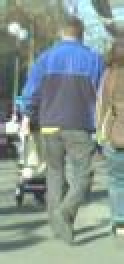
#> input picture DataKeep/Picture/HOC/test/Test_b/norm_0002001 (3).jpg, 62 x 132 px, given as the content of the folder ./DataKeep/Picture/Charhan/, which was not available (shown 2 times larger)
$ jupyter execute --allow-errors BodyConfig.ipynb   (shell and % lines are left out)   (Python 2 division)
#> lines starting #> are read from the running program, lines starting #| are printed output that depends on the picture; pictures that were not available may be replaced by others from this repository, and a replacement may not be noted
[cell 1]
print "Each Type"
#> (the rest of this cell did not finish here and is left out)

[cell 2]
# coding:utf-8
%pylab inline
import matplotlib.pyplot as plt
import numpy as np
from sklearn.datasets import fetch_mldata
from chainer import cuda, Variable, FunctionSet,\
     optimizers,Chain,serializers
import chainer.functions  as F
import sys

import time


import cv2

import os


#np.random.seed(0)

[cell 3]
def to_plot(img):
    return cv2.cvtColor(img, cv2.COLOR_BGR2RGB)
def to_grayscale(img):
    grayed = cv2.cvtColor(img, cv2.COLOR_BGR2GRAY)
    return grayed
def blur(img):
    filtered = cv2.GaussianBlur(img, (11, 11), 0,0)
    return filtered
# [4 lines left out: function threshold, not called in this run]

[cell 4]
def draw_img(img,title):
    img=img.astype(np.uint8)
    plt.tick_params(labelbottom="off")
    plt.tick_params(labelleft="off")
    plt.title(title,size=8)
    if len(img.shape)==3 :
        if img.shape[0]==1:
            h,w=img.shape[1:]
            img=img.reshape(h,w)
            draw_img(img)
        else:
            plt.imshow(to_plot(img))
    else:
        plt.gray()
        plt.imshow(img)
def draw_imgSet(imgset,labelset,cate,tate=1,yoko=3):
    plt.figure(figsize=(10,10))
    for idx in range(tate*yoko):
        img = imgset[idx]
        label = labelset[idx]
        title = cate[label]
        plt.subplot(tate, yoko, idx+1)
        draw_img(img,title)

[cell 5]
def makeImgSet(N,FolderName,label):
    try :
        imgset = []
        img_list = os.listdir('./DataKeep/Picture/'+FolderName+'/')
        kakutyousi_list = []
    except OSError:
        print "\n\n"+FolderName+\
        "フォルダが見つからないよ!!!\n\n"
        raise
    #print img_list
    print FolderName,'フォルダ'
    val = 0
    for img_name in (img_list):
        kakutyousi = img_name.split(".")[1]
        if kakutyousi not in kakutyousi_list:
            kakutyousi_list.append(kakutyousi)
        if '.jpg' in img_name or '.jpeg' in img_name \
        or '.png' in img_name or '.JPG' in img_name:
            img =cv2.imread\
            ('./DataKeep/Picture/'+FolderName+'/'+img_name)
            #print "画像"+img_name+"を読み込みました"
            val+=1
            imgset.append(img)
        if val==N:
            break
    print "存在する拡張子:",kakutyousi_list
    print len(imgset),'枚画像読み込み完了！！\
    \n-------------------------------'
    label=np.zeros((len(imgset)))+label
    label = label.astype(np.int32)
    return imgset,label

def makeDataList(folder_list,N_array):
    class_num = len(folder_list)
    data_list = []
    label_list = []

    print "-------------------------------"
    for i in range(class_num):
        imgset , label = makeImgSet(N_array[i],folder_list[i], i)
#> in makeImgSet, img is the input picture: shape (132, 62, 3); mean B, G, R 143.3, 149.5, 134.9
#| 1 枚画像読み込み完了！！
#| -------------------------------
#> in makeImgSet, `label=np.zeros((len(imgset)))+label`: label = [0]
#> imgset = 1 item; label = [0]
        data_list.append(imgset)
        label_list.append(label)
#> pass 2 of the loop in makeDataList, `for i in range(class_num):`:
#| 1 枚画像読み込み完了！！
#| -------------------------------
#> in makeDataList, `imgset , label = makeImgSet(N_array[i],folder_list[i], i)`: label = [1]
    return data_list , label_list
def gattaiResize(data_list,label_list,h,w):
    class_num = len(data_list)
    c = 3
    sum_N = 0
    for i in range(class_num):
        N = len(data_list[i])
        sum_N+=N
        imgset=[0]*len(data_list[i])
        imgset[:]=data_list[i][:]
        label = label_list[i]
        for j in range(N):
            imgset[j]=cv2.resize(imgset[j],(w,h))
        imgset = np.array(imgset)
        if i== 0:
            dataset = imgset
            g_label = label
        elif i >= 1:
            dataset = np.vstack((dataset,imgset))
            g_label=np.hstack((g_label,label))

    dataset = dataset.astype(np.uint8)
    g_label = g_label.astype(np.int32)
    return dataset,g_label
def shuffle(dataset,g_label):
    N,h,w,c = dataset.shape

    s_dataset = np.zeros_like(dataset)
    s_dataset[:]=dataset[:]
    s_label = np.zeros_like(g_label)
    s_label[:]=g_label[:]

    s_dataset = s_dataset.reshape(N,h*w*c)
    if s_label.shape[0] != N:
        print "ラベルとdatasetのサイズが不一致"
    dataset_label = np.column_stack((s_dataset,s_label))
    np.random.shuffle(dataset_label)
    s_dataset = dataset_label[:,:h*w*c]
    s_label = dataset_label[:,h*w*c:]

    s_dataset = s_dataset.reshape(N,h,w,c)
    s_dataset = s_dataset.astype(np.uint8)

    s_label = s_label.ravel()
    s_label = s_label.astype(np.int32)
    return s_dataset,s_label
def preparColorGray(dataset):
    N,h,w = dataset.shape[0:3]
    #プロット用のカラー画像準備
    color_x = dataset
    #グレースケール画像準備
    gray_x=np.zeros((N,h,w))
    for i in range(N):
        gray_x[i]=cv2.cvtColor(color_x[i],cv2.COLOR_BGR2GRAY)
    gray_x = gray_x.astype(np.uint8)
    x=gray_x.reshape(N,1,h,w)
    #x  /= 255
    x=x.astype(np.float32)
    return color_x , gray_x , x
def TrainTestBunkatu(N,N_train,x,label):
    x_train, x_test , x_notUse = np.split(x, [N_train,N])
    y_train, y_test , y_notUse = np.split(label, [N_train,N])
    return x_train,x_test,y_train,y_test

[cell 6]
folder_list=["Charhan","Gyouza"]
#folder_list=["Jikken"]

cate = ["Charhan","Gyouza"]

#何枚の画像を読み込むか(フォルダ内の画像数より大きいとフォルダ内の画像全てが読み込まれる)
N_array=np.zeros((len(folder_list)),dtype=np.int32)+36000
#何枚の画像をNNに突っ込むか
N = 36000
#読み込んだ画像全てをNNに入れる場合
#N=np.sum(N_array)
h = 500
w = 250
#トレーニングデータの数
N_train = 30000

[cell 7]
data_list,label_list = makeDataList(folder_list,N_array)
#> data_list = 2 items; label_list = [[0], [1]]

[cell 8]
dataset,g_label = gattaiResize(data_list,label_list,h,w)
#> in gattaiResize, `class_num = len(data_list)`: class_num = 2
#> the loop in gattaiResize, `for i in range(class_num):` made 2 passes
#> (N, sum_N, imgset, label, g_label) on pass 1: (1, 1, [0], [0], [0])
#> (N, sum_N, imgset, label) on pass 2: (1, 2, [0], [1])
#> g_label = [0, 1]

[cell 9]
s_dataset,s_label = shuffle(dataset,g_label)
#> s_label = [1, 0]

[cell 10]
color_x , gray_x , x = preparColorGray(s_dataset)

[cell 11]
x_train,x_test,y_train,y_test=TrainTestBunkatu(N,N_train,x,g_label)
#> in TrainTestBunkatu, `x_train, x_test , x_notUse = np.split(x, [N_train,N])`: x_test = empty array
#> in TrainTestBunkatu, `y_train, y_test , y_notUse = np.split(label, [N_train,N])`: y_train = [0, 1]; y_test = empty array
#> x_test = empty array; y_train = [0, 1]; y_test = empty array

[cell 12]
Charhan = data_list[0][0:1]
#> Charhan = 1 item
Charhan_label = label_list[0][0:1]
#> Charhan_label = [0]

draw_imgSet(Charhan,Charhan_label,cate,1,1)
#> the loop in draw_imgSet, `for idx in range(tate*yoko):` made 1 pass

[cell 13]
img = Charhan[0]
jikken_label=np.zeros((50000),dtype=np.int32)

[cell 14]
def contrast(img):
    new_img = np.zeros_like(img)
    new_img[:] = img[:]
    # ルックアップテーブルの生成
    min_table = 50
    max_table = 205
    diff_table = max_table - min_table

    LUT_HC = np.arange(256, dtype = 'uint8' )
    LUT_LC = np.arange(256, dtype = 'uint8' )

    # ハイコントラストLUT作成
    for i in range(0, min_table):
        LUT_HC[i] = 0
    for i in range(min_table, max_table):
        LUT_HC[i] = 255 * (i - min_table) / diff_table
    for i in range(max_table, 255):
        LUT_HC[i] = 255

    # ローコントラストLUT作成
    for i in range(256):
        LUT_LC[i] = min_table + i * (diff_table) / 255

    # 変換
    high_cont_img = cv2.LUT(new_img, LUT_HC)
    low_cont_img = cv2.LUT(new_img, LUT_LC)

    high_cont_img = high_cont_img.astype(np.uint8)
    low_cont_img= low_cont_img.astype(np.uint8)
    return high_cont_img,low_cont_img

h_img , l_img = contrast(img)
jikken_imgset=[img , h_img , l_img]
draw_imgSet(jikken_imgset,jikken_label,cate,1,3)

[cell 15]
def gamma(img):
    new_img = np.zeros_like(img)
    new_img[:] = img[:]
    # ガンマ変換ルックアップテーブル
    gamma1 = 0.75
    gamma2 = 1.5

    LUT_G1 = np.arange(256, dtype = 'uint8' )
    LUT_G2 = np.arange(256, dtype = 'uint8' )

    for i in range(256):
        LUT_G1[i] = 255 * pow(float(i) / 255, 1.0 / gamma1)
        LUT_G2[i] = 255 * pow(float(i) / 255, 1.0 / gamma2)
    # 変換
    high_cont_img = cv2.LUT(new_img, LUT_G1)
    low_cont_img = cv2.LUT(new_img, LUT_G2)

    high_cont_img = high_cont_img.astype(np.uint8)
    low_cont_img= low_cont_img.astype(np.uint8)
    return high_cont_img,low_cont_img

[cell 16]
h_img2 , l_img2 = gamma(img)
#> in gamma, `low_cont_img = cv2.LUT(new_img, LUT_G2)`:
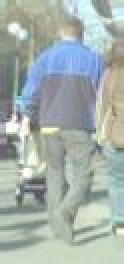
#> low_cont_img: shape (132, 62, 3) (shown 2 times larger); mean B, G, R 171.4, 176.5, 164.8
jikken_imgset=[img , h_img2 , l_img2]
draw_imgSet(jikken_imgset,jikken_label,cate,1,3)
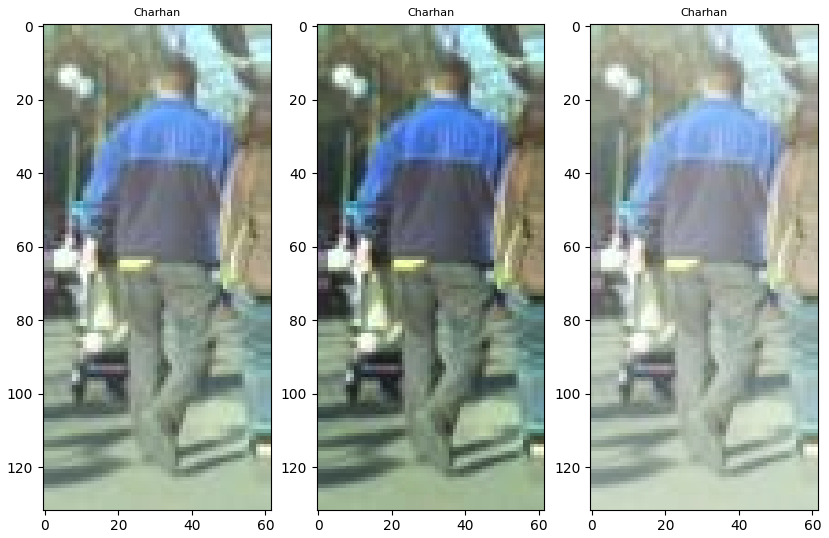
#> figure drawn by matplotlib, 3 panels

[cell 17]
def blur(img):
    new_img = np.zeros_like(img)
    new_img[:] = img[:]
    blured = cv2.blur(new_img, (10, 10))
    blured = blured.astype(np.uint8)
    return blured

[cell 18]
b_img =  blur(img)
jikken_imgset=[img , b_img]
draw_imgSet(jikken_imgset,jikken_label,cate,1,2)

[cell 19]
def noise(img):
    new_img = np.zeros_like(img)
    new_img[:] = img[:]
    row,col,ch= new_img.shape
    mean = 0
    sigma = 15
    gauss = np.random.normal(mean,sigma,(row,col,ch))
    gauss = gauss.reshape(row,col,ch)
    gauss_img = new_img + gauss
    gauss_img = gauss_img.astype(np.uint8)
    return gauss_img

[cell 20]
n_img =  noise(img)
jikken_imgset=[img , n_img]
draw_imgSet(jikken_imgset,jikken_label,cate,1,2)

[cell 21]
def SPnoise(img):
    new_img = np.zeros_like(img)
    new_img[:] = img[:]
    row,col,ch= new_img.shape

    s_vs_p = 0.5
    amount = 0.004
    sp_img = new_img.copy()

    # 塩モード
    num_salt = np.ceil(amount * new_img.size * s_vs_p)
    coords = [np.random.randint(0, i-1 , int(num_salt)) for i in new_img.shape]
    sp_img[coords[:-1]] = (255,255,255)

    # 胡椒モード
    num_pepper = np.ceil(amount* new_img.size * (1. - s_vs_p))
    coords = [np.random.randint(0, i-1 , int(num_pepper)) for i in new_img.shape]
    sp_img[coords[:-1]] = (0,0,0)

    sp_img = sp_img.astype(np.uint8)
    return sp_img

[cell 22]
sp_img =  SPnoise(img)
jikken_imgset=[img , sp_img]
draw_imgSet(jikken_imgset,jikken_label,cate,1,2)
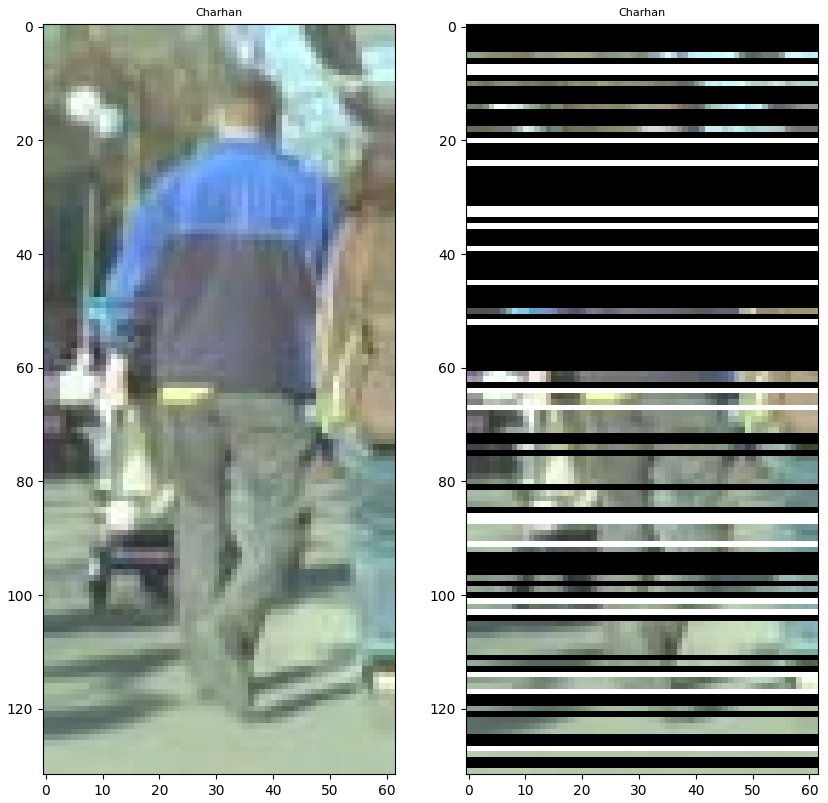
#> figure drawn by matplotlib, 2 panels

[cell 23]
def Flip(img):
    new_img = np.zeros_like(img)
    new_img[:] = img[:]
    row,col,ch= new_img.shape
    hflip_img = cv2.flip(new_img, 1)
    vflip_img = cv2.flip(new_img, 0)
    return hflip_img,vflip_img

[cell 24]
h_img , v_img=  Flip(img)
#> in Flip, `hflip_img = cv2.flip(new_img, 1)`:
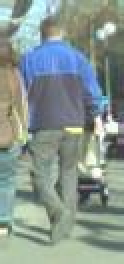
#> hflip_img: shape (132, 62, 3) (shown 2 times larger); mean B, G, R 143.3, 149.5, 134.9
#> in Flip, `vflip_img = cv2.flip(new_img, 0)`:
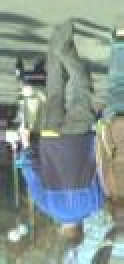
#> vflip_img: shape (132, 62, 3) (shown 2 times larger); mean B, G, R 143.3, 149.5, 134.9
jikken_imgset=[img , h_img,v_img]
draw_imgSet(jikken_imgset,jikken_label,cate,1,2)
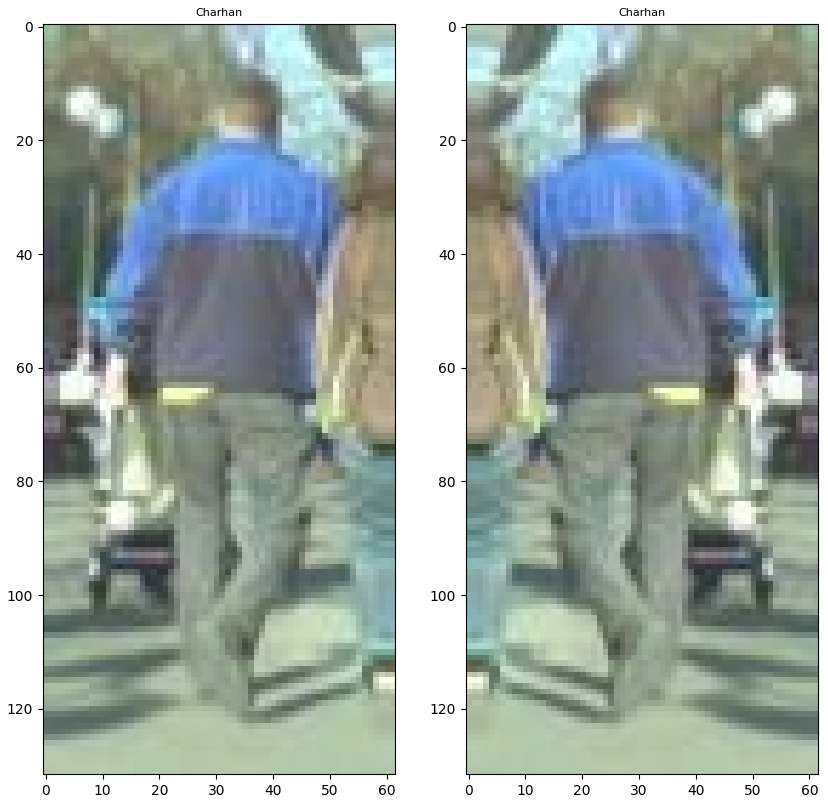
#> figure drawn by matplotlib, 2 panels

[cell 25]
def Mizumasi(img):
    mizumasi = [img]
    f_img , vf_img=  Flip(mizumasi[0])
    mizumasi.append(f_img)
    #mizumasi.append(vf_img)

    repeat = len(mizumasi)
    for val in range(repeat):
        sp_img =  SPnoise(mizumasi[val])
        mizumasi.append(sp_img)


    repeat = len(mizumasi)
    for val in range(repeat):
        n_img =  noise(mizumasi[val])
        mizumasi.append(n_img)

    repeat = len(mizumasi)
    for val in range(repeat):
        b_img =  blur(mizumasi[val])
        mizumasi.append(b_img)

    repeat = len(mizumasi)
    for val in range(repeat):
        h_img , l_img = gamma(mizumasi[val])
        mizumasi.append(h_img)
        mizumasi.append(l_img)

    repeat = len(mizumasi)
    for val in range(repeat):
        h_img , l_img = contrast(mizumasi[val])
        mizumasi.append(h_img)
        mizumasi.append(l_img)

    return mizumasi

f = 0
for folder in folder_list:
    Hozonsaki = folder+'_mizumasi'
#> Hozonsaki = 'Charhan_mizumasi'
    if Hozonsaki not in os.listdir('./DataKeep/Picture/') :
        os.mkdir('./DataKeep/Picture/'+Hozonsaki)
    for img in data_list[f]:
        mizumasi = Mizumasi(img)
        for src in mizumasi:
            cv2.imwrite('./DataKeep/Picture/'+Hozonsaki+'/%s.jpg'%(str(time.clock()).replace('.','-',1)),src)
#> this loop made 1 pass
#> pass 1, in SPnoise (call 2), `sp_img = sp_img.astype(np.uint8)`:
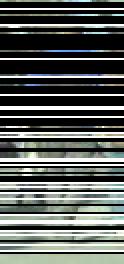
#> sp_img: shape (132, 62, 3) (shown 2 times larger); mean B, G, R 91.2, 95.6, 90.8
#> pass 1, in SPnoise (call 3), `sp_img = sp_img.astype(np.uint8)`:
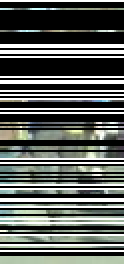
#> sp_img: shape (132, 62, 3) (shown 2 times larger); mean of channels 0, 1, 2 91.2, 95.8, 91.8; drawn as B, G, R
#> pass 1, in noise (call 2), `gauss = np.random.normal(mean,sigma,(row,col,ch))`:
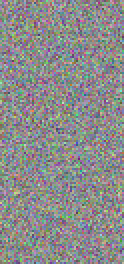
#> gauss: shape (132, 62, 3) float64 (shown 2 times larger); mean of channels 0, 1, 2 -0.1, -0.1, -0.1; drawn with min black and max white
#> pass 1, in noise (call 2), `gauss_img = new_img + gauss`:
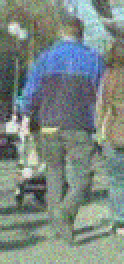
#> gauss_img: shape (132, 62, 3) float64 (shown 2 times larger); mean of channels 0, 1, 2 143.2, 149.4, 134.8; drawn with min black and max white
    f+=1
#> pass 2 of the loop `for folder in folder_list:`:
#> Hozonsaki = 'Gyouza_mizumasi'
#> the loop `for img in data_list[f]:` made 1 pass
#> pass 1, in SPnoise (call 4), `sp_img = sp_img.astype(np.uint8)`:
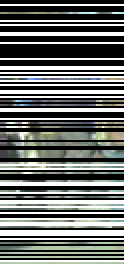
#> sp_img: shape (132, 62, 3) (shown 2 times larger); mean B, G, R 103.3, 106.7, 103.6
#> pass 1, in noise (call 6), `gauss_img = new_img + gauss`:
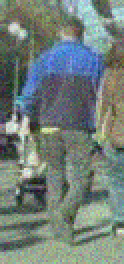
#> gauss_img: shape (132, 62, 3) float64 (shown 2 times larger); mean of channels 0, 1, 2 143.4, 149.6, 135.3; drawn with min black and max white

[cell 26]
print folder_list
#| ['Charhan', 'Gyouza']
print folder
#| Gyouza

[cell 27]
# [43 lines left out: function Cut_img, not called in this run]


def Cut_imgSet(imgset,Cut_num):
    Cut_imgset = []
    i=0
    j=0

    for k in range(Cut_num):
        print "-----%d枚目の認識-----"%(k+1)
        Cut_imgset.append(Cut_img2(imgset[k]))
    return Cut_imgset

[cell 28]
i=0
j=0
#> (the rest of this cell did not finish here and is left out)

Cut_imgset = Cut_imgSet(data_list[1],len(data_list[1]))
Cut_imgset = Cut_imgSet(data_list[2],len(data_list[2]))
#Cut_imgSet(data_list[1],len(data_list[1]))
#Cut_imgSet(data_list[2],len(data_list[2]))
#print data_list[2][1].sum()

#> (a cell that did not finish here is left out)

[cell 30]
def img_Load2(N,Name):
    h = np.zeros((N))
    w = np.zeros((N))
    for i in range(N):
        img =cv2.imread\
        ('./DataKeep/Picture/'+Name+'/'+Name+'%d.jpg'%(i+1))
        img
        #print img.shape
        h[i]=img.shape[0]
        w[i]=img.shape[1]
    print "h : ",h.mean()
    print "w : ",w.mean()

#> (a cell that did not finish here is left out)

#> pass 2 of the loop in img_Load2, `for i in range(N):`:
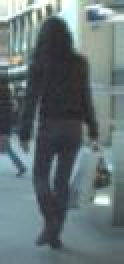
#> input picture DataKeep/Picture/HOC/test/Test_b/norm_0002004 (2).jpg, 62 x 132 px, given in place of After2.jpg, which was not available (shown 2 times larger)
#> in img_Load2, img is the input picture: shape (132, 62, 3); mean B, G, R 118.3, 116.4, 101.7

#> (a cell that did not finish here is left out)


#> (a cell that did not finish here is left out)


#> (a cell that did not finish here is left out)
